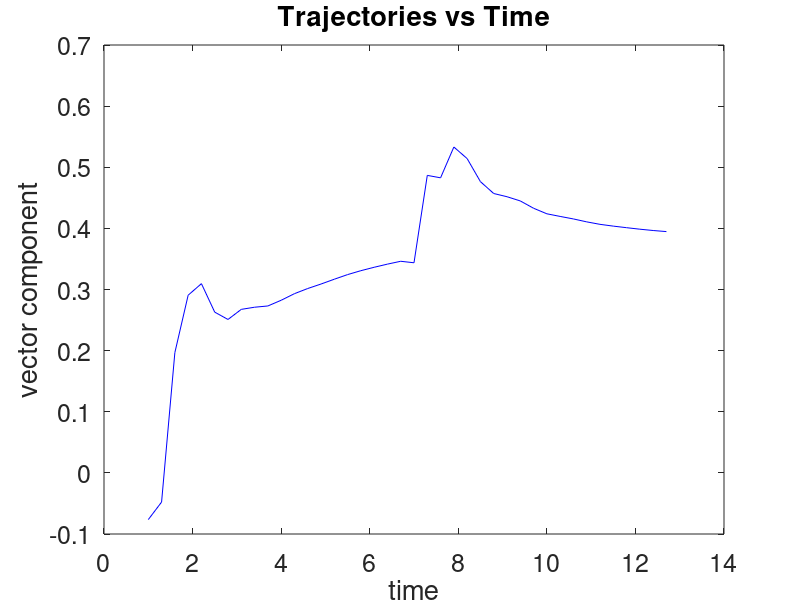

Write MATLAB code to recreate this figure.
%% Kevin Stephen
%% PCA to bring Data to Low Dimensions
%% ------------------------------------------------------------------------


%% Y is the data coming in from 3-bit flip flop example
Y=csvread('2perturb.csv');
Y = Y';
[M,N]=size(Y);
Nplot=200;
time=1:0.3:3000;

%% plot data:
figure(1); clf
set(0,'defaulttextfontsize',18); set(0,'defaultaxesfontsize',18);
%hlY=plot(time(1:Nplot),Y(1,1:Nplot),'-r',time(1:Nplot),Y(2,1:Nplot),'-g' ...
 %        ,time(1:Nplot),Y(3,1:Nplot),'-b',time(1:Nplot),Y(4,1:Nplot),Y(5,1:Nplot),Y(6,1:Nplot),
  %       Y(7,1:Nplot),'-k');
for i=1:1 
    hlY = plot(time(1,1:N), Y(i,1:N),'-b')
    hold on
end
hold on
xlabel('time')
ylabel('vector component')
title('Trajectories vs Time')

disp('Enter to continue')
pause

fprintf('\n\n---------------------------------------------------------------\n')
fprintf(1,['First approach: analyze relations between the two data \n' ...
           'sets using principal component analysis.\n'])
fprintf(1,[' That is, form a single vector of all data, ' ...
           'calculate multivariate EOFs:\n'])
fprintf(1,['(requires normalizing data to have similar units, e.g., ' ...
            'by standard deviation)\n']) 
fprintf('---------------------------------------------------------------\n')
X=Y;
[XM,XN]=size(X);
[XU,XS,XV]=svd(X);
disp('perform svd analysis of data matrix, [XU,XS,XV]=svd(X):')
disp(['singular values diag(XS) of data matrix indicate that first three modes '...
      'are most important:'])
disp(diag(XS)')
%disp('The corresponding three PCs are:')
%disp(XU(:,1:3));



